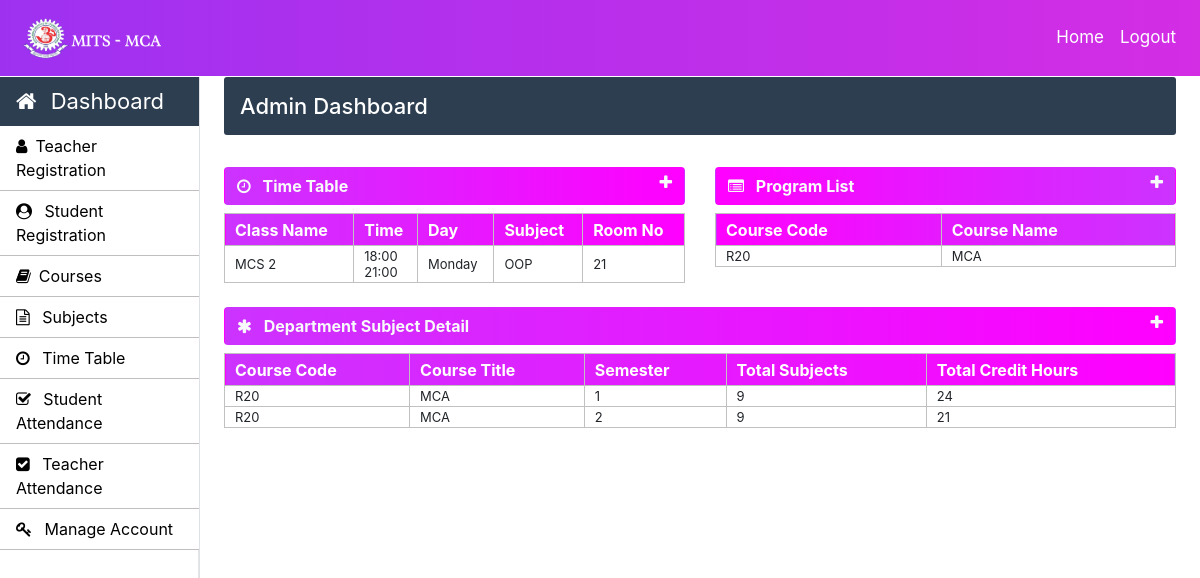
The page /admin/admin-index.php (signed in) on the database its author committed.
### tables this page shows
CREATE TABLE `time_table` (
  `id` int(11) NOT NULL,
  `course_code` varchar(10) NOT NULL,
  `semester` int(11) NOT NULL,
  `timing_from` varchar(10) NOT NULL,
  `timing_to` varchar(10) NOT NULL,
  `day` varchar(20) NOT NULL,
  `subject_code` varchar(20) NOT NULL,
  `room_no` int(11) NOT NULL
);

CREATE TABLE `weekdays` (
  `day_id` int(11) NOT NULL,
  `day_name` varchar(15) NOT NULL
);

CREATE TABLE `courses` (
  `course_code` varchar(10) NOT NULL,
  `course_name` varchar(50) NOT NULL,
  `semester_or_year` varchar(10) NOT NULL,
  `no_of_year` int(10) NOT NULL
);

### Admin/admin-index.php (the view, shortened to what this page needs)
	<?php
		require_once "../connection/connection.php";
	?>
	<?php include('../common/common-header.php') ?>
	<?php include('../common/admin-sidebar.php') ?>
		<main role="main" class="col-xl-10 col-lg-9 col-md-8 ml-sm-auto px-md-4 mb-2 w-100 page-content-index">
			<div class="flex-wrap flex-md-no-wrap pt-3 pb-2 mb-3 text-white admin-dashboard pl-3">
				<h4>Admin Dashboard </h4>
			</div>
			<div class="row">
				<div class=" col-lg-6 col-md-12 col-sm-12 ">
					<div>
						<section class="mt-3">
							<div class="btn btn-block table-one text-light d-flex">
								<span class="font-weight-bold"><i class="fa fa-clock-o mr-2" aria-hidden="true"></i> Time Table</span>
								<a href="" class="ml-auto" data-toggle="collapse" data-target="#collapseOne"><i class="fa fa-plus text-light" aria-hidden="true"></i></a>
							</div>
							<div class="collapse show mt-2" id="collapseOne">
								<table class="w-100 table-elements table-one-tr"cellpadding="2">
									<tr class="pt-5 table-one text-white" style="height: 32px;">
										<th>Class Name</th>
										<th>Time</th>
										<th>Day</th>
										<th>Subject</th>
										<th>Room No</th>
									</tr>
									<?php
										$query="select * from time_table tt inner join weekdays wd on tt.day=wd.day_id";
										$run=mysqli_query($con,$query);
										while($row=mysqli_fetch_array($run)) {
											echo "<tr>";
											echo "<td>".$row["course_code"]." ".$row["semester"]."</td>";
											echo "<td>".$row["timing_from"]."<br>".$row["timing_to"]."</td>";
											echo "<td>".$row["day_name"]."</td>";
											echo "<td>".$row["subject_code"]."</td>";
											echo "<td>".$row["room_no"]."</td>";
											echo "</tr>";
										}
									?>
								</table>
							</div>
						</section>
					</div>
				</div>
				<div class=" col-lg-6 col-md-12 col-sm-12">
					<div>
						<section class="mt-3">
							<div class="btn btn-block table-two text-light d-flex">
								<span class="font-weight-bold"><i class="fa fa-list-alt mr-2" aria-hidden="true"></i> Program List</span>
								<a href="" class="ml-auto" data-toggle="collapse" data-target="#collapsetwo"><i class="fa fa-plus text-light" aria-hidden="true"></i></a>
							</div>
							<div class="collapse show mt-2" id="collapsetwo">
								<table class="w-100 table-elements table-two-tr"cellpadding="2">
									<tr class="pt-5 table-two text-white" style="height: 32px;">
										<th>Course Code</th>
										<th>Course Name</th>
									</tr>
									<?php
										$query="select course_name,course_code from courses";
										$run=mysqli_query($con,$query);
										while($row=mysqli_fetch_array($run)) { ?>
											<tr>
												<td><?php echo $row['course_code'] ?></td>
												<td><?php echo $row['course_name'] ?></td>
											</tr>
										<?php }
									?>
								</table>
							</div>
						</section>
					</div>
				</div>
				<div class="col-md-12">
					<div>
						<section class="mt-4">
							<div class="btn btn-block table-three text-light d-flex">
								<span class="font-weight-bold"><i class="fa fa-asterisk mr-2" aria-hidden="true"></i> Department Subject Detail</span>
								<a href="" class="ml-auto" data-toggle="collapse" data-target="#collapsethree"><i class="fa fa-plus text-light" aria-hidden="true"></i></a>
							</div>
							<div class="collapse show mt-2" id="collapsethree">
								<table class="w-100 table-elements table-three-tr"cellpadding="2">
									<tr class="pt-5 table-three text-white" style="height: 32px;">
										<th>Course Code</th>
										<th>Course Title</th>
										<th>Semester</th>
										<th>Total Subjects</th>
										<th>Total Credit Hours</th>
									</tr>
									<?php
										$query="select course_code,course_name,semester,count(subject_code) as subject_code,sum(credit_hours) as credit_hours from course_subjects join courses using(course_code) group by course_code, semester";
										$run=mysqli_query($con,$query);
										while($row=mysqli_fetch_array($run)) {
											echo "<tr>";
											echo "<td>".$row["course_code"]."</td>";
											echo "<td>".$row["course_name"]."</td>";
											echo "<td>".$row["semester"]."</td>";
											echo "<td>".$row["subject_code"]."</td>";
											echo "<td>".$row["credit_hours"]."</td>";
											echo "</tr>";
										}
									?>
								</table>
							</div>
						</section>
					</div>
				</div>
			</div>
		</main>
	</body>
</html>

### Css/style.css (style rules this page uses)
h4 { font-size: 22px; }
.admin-dashboard { margin-top: 1px !important; background: #2c3e50 !important; border-radius: 3px; }
.table-elements tr, td, th { font-size: 13px; border: 1px solid rgb(194, 193, 193); padding-left: 10px !important; }
.table-one { background: linear-gradient(to right, #cc33ff 0%, #ff00ff 100%); }
.table-two { background: linear-gradient(to left, #cc33ff 0%, #ff00ff 100%); }
.table-three { background: linear-gradient(to right, #cc33ff 0%, #ff00ff 100%) !important; }
.table-font-for-transcript td, th { font-size: 16px !important; }

### rows shown on the page
time_table: course_code "MCS", semester "2", timing_from "18:00", timing_to "21:00", weekdays.day_name "Monday", subject_code "OOP", room_no "21"
courses: course_code "R20", course_name "MCA"

### other values the page prints
$row["course_code"] "R20"
$row["course_name"] "MCA"
$row["semester"] "1"
$row["subject_code"] "9"
$row["credit_hours"] "24"
$row["semester"] "2"
$row["credit_hours"] "21"
